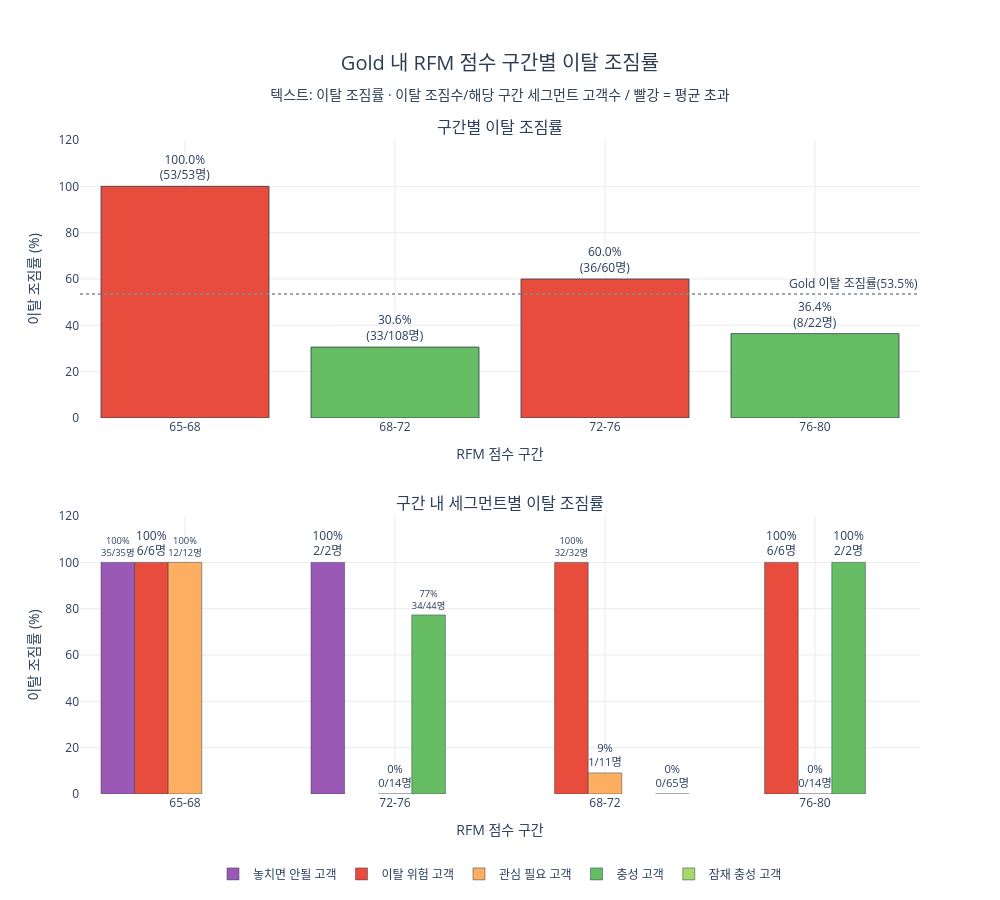

Write notebook code for a chart like this one.
### Code cell
from plotly.subplots import make_subplots

avg_rate = round(h5_data['이탈조짐'].mean() * 100, 2)
colors_top = [
    '#e74c3c' if rate > avg_rate else '#66bd63'
    for rate in h5_bin['이탈조짐률']
]

fig = make_subplots(
    rows=2, cols=1,
    subplot_titles=['구간별 이탈 조짐률', '구간 내 세그먼트별 이탈 조짐률'],
    vertical_spacing=0.15
)

# Row 1: 구간별 집계
fig.add_trace(
    go.Bar(
        x=h5_bin['점수구간'].astype(str),
        y=h5_bin['이탈조짐률'],
        text=[
            f"{row['이탈조짐률']:.1f}%<br>({int(row['이탈조짐수'])}/{int(row['고객수'])}명)"
            for _, row in h5_bin.iterrows()
        ],
        textposition='outside',
        marker=dict(color=colors_top, line=dict(color='#2c3e50', width=0.8)),
        showlegend=False
    ),
    row=1, col=1
)

# Row 2: 구간 × 세그먼트 그룹 바
seg_order = ['놓치면 안될 고객', '이탈 위험 고객', '관심 필요 고객', '충성 고객', '잠재 충성 고객']
for seg in seg_order:
    sub = h5_seg[h5_seg['세그먼트'] == seg]
    if len(sub) == 0:
        continue
    fig.add_trace(
        go.Bar(
            x=sub['점수구간'].astype(str),
            y=sub['이탈조짐률'],
            name=seg,
            marker=dict(color=seg_color_gold[seg], line=dict(color='#2c3e50', width=0.5)),
            text=[f"{v:.0f}%<br>{n}/{t}명" for v, n, t in zip(sub['이탈조짐률'], sub['이탈조짐수'], sub['고객수'])],
            textposition='outside'
        ),
        row=2, col=1
    )

fig.add_hline(
    y=avg_rate,
    line_dash='dot',
    line_color='#7f8c8d',
    line_width=1.5,
    annotation_text=f'Gold 이탈 조짐률({avg_rate}%)',
    annotation_position='top right',
    row=1, col=1
)

fig.update_layout(
    title=dict(
        text='Gold 내 RFM 점수 구간별 이탈 조짐률<br><sub>텍스트: 이탈 조짐률 · 이탈 조짐수/해당 구간 세그먼트 고객수 / 빨강 = 평균 초과</sub>',
        font=dict(size=20, color='#2c3e50'),
        x=0.5,
        xanchor='center'
    ),
    barmode='group',
    plot_bgcolor='white',
    margin=dict(t=140),
    width=1000,
    height=900,
    legend=dict(
        orientation='h',
        yanchor='top',
        y=-0.1,
        xanchor='center',
        x=0.5
    )
)
fig.update_xaxes(title_text='RFM 점수 구간', gridcolor='#ececec', row=1, col=1)
fig.update_yaxes(title_text='이탈 조짐률 (%)', gridcolor='#ececec', range=[0, 120], row=1, col=1)
fig.update_xaxes(title_text='RFM 점수 구간', gridcolor='#ececec', row=2, col=1)
fig.update_yaxes(title_text='이탈 조짐률 (%)', gridcolor='#ececec', range=[0, 120], row=2, col=1)
fig.show()

### Figure 1 — Plotly figure (JSON) as saved in the notebook; plotly's stock layout.template omitted (floating-point values rounded to 4 significant figures)
{"data": [{"marker": {"color": ["#e74c3c", "#66bd63", "#e74c3c", "#66bd63"], "line": {"color": "#2c3e50", "width": 0.8}}, "showlegend": false, "text": ["100.0%<br>(53/53명)", "30.6%<br>(33/108명)", "60.0%<br>(36/60명)", "36.4%<br>(8/22명)"], "textposition": "outside", "type": "bar", "x": ["65-68", "68-72", "72-76", "76-80"], "xaxis": "x", "y": [100.0, 30.6, 60.0, 36.4], "yaxis": "y"}, {"marker": {"color": "#9b59b6", "line": {"color": "#2c3e50", "width": 0.5}}, "name": "놓치면 안될 고객", "text": ["100%<br>35/35명", "100%<br>2/2명"], "textposition": "outside", "type": "bar", "x": ["65-68", "72-76"], "xaxis": "x2", "y": [100.0, 100.0], "yaxis": "y2"}, {"marker": {"color": "#e74c3c", "line": {"color": "#2c3e50", "width": 0.5}}, "name": "이탈 위험 고객", "text": ["100%<br>6/6명", "100%<br>32/32명", "100%<br>6/6명"], "textposition": "outside", "type": "bar", "x": ["65-68", "68-72", "76-80"], "xaxis": "x2", "y": [100.0, 100.0, 100.0], "yaxis": "y2"}, {"marker": {"color": "#fdae61", "line": {"color": "#2c3e50", "width": 0.5}}, "name": "관심 필요 고객", "text": ["100%<br>12/12명", "9%<br>1/11명", "0%<br>0/14명", "0%<br>0/14명"], "textposition": "outside", "type": "bar", "x": ["65-68", "68-72", "72-76", "76-80"], "xaxis": "x2", "y": [100.0, 9.1, 0.0, 0.0], "yaxis": "y2"}, {"marker": {"color": "#66bd63", "line": {"color": "#2c3e50", "width": 0.5}}, "name": "충성 고객", "text": ["77%<br>34/44명", "100%<br>2/2명"], "textposition": "outside", "type": "bar", "x": ["72-76", "76-80"], "xaxis": "x2", "y": [77.3, 100.0], "yaxis": "y2"}, {"marker": {"color": "#a6d96a", "line": {"color": "#2c3e50", "width": 0.5}}, "name": "잠재 충성 고객", "text": ["0%<br>0/65명"], "textposition": "outside", "type": "bar", "x": ["68-72"], "xaxis": "x2", "y": [0.0], "yaxis": "y2"}], "layout": {"annotations": [{"font": {"size": 16}, "showarrow": false, "text": "구간별 이탈 조짐률", "x": 0.5, "xanchor": "center", "xref": "paper", "y": 1, "yanchor": "bottom", "yref": "paper"}, {"font": {"size": 16}, "showarrow": false, "text": "구간 내 세그먼트별 이탈 조짐률", "x": 0.5, "xanchor": "center", "xref": "paper", "y": 0.425, "yanchor": "bottom", "yref": "paper"}, {"showarrow": false, "text": "Gold 이탈 조짐률(53.5%)", "x": 1, "xanchor": "right", "xref": "x domain", "y": 53.5, "yanchor": "bottom", "yref": "y"}], "barmode": "group", "height": 900, "legend": {"orientation": "h", "x": 0.5, "xanchor": "center", "y": -0.1, "yanchor": "top"}, "margin": {"t": 140}, "plot_bgcolor": "white", "shapes": [{"line": {"color": "#7f8c8d", "dash": "dot", "width": 1.5}, "type": "line", "x0": 0, "x1": 1, "xref": "x domain", "y0": 53.5, "y1": 53.5, "yref": "y"}], "title": {"font": {"color": "#2c3e50", "size": 20}, "text": "Gold 내 RFM 점수 구간별 이탈 조짐률<br><sub>텍스트: 이탈 조짐률 · 이탈 조짐수/해당 구간 세그먼트 고객수 / 빨강 = 평균 초과</sub>", "x": 0.5, "xanchor": "center"}, "width": 1000, "xaxis": {"anchor": "y", "domain": [0, 1], "gridcolor": "#ececec", "title": {"text": "RFM 점수 구간"}}, "xaxis2": {"anchor": "y2", "domain": [0, 1], "gridcolor": "#ececec", "title": {"text": "RFM 점수 구간"}}, "yaxis": {"anchor": "x", "domain": [0.575, 1], "gridcolor": "#ececec", "range": [0, 120], "title": {"text": "이탈 조짐률 (%)"}}, "yaxis2": {"anchor": "x2", "domain": [0, 0.425], "gridcolor": "#ececec", "range": [0, 120], "title": {"text": "이탈 조짐률 (%)"}}}}
